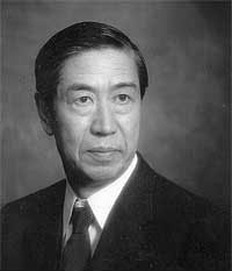
#> input picture content/courses/ml2021/Taguchi.jpg, 232 x 271 px
$ python 24_svd_images.py
#> lines starting #> are read from the running program, lines starting #| are printed output that depends on the picture
##########################
##                      ##
## Irving Gomez Mendez  ##
##   October 30, 2021   ##
##                      ##
##########################

import numpy as np
import pandas as pd
import matplotlib.pyplot as plt

img = plt.imread("Taguchi.jpg")
#> img is the input picture: shape (271, 232); min 3, max 255, mean 80.4

n, p = img.shape
#> n = 271; p = 232
u, d, v_T  = np.linalg.svd(img, full_matrices=False)
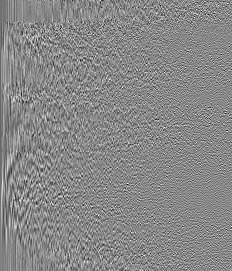
#> u: shape (271, 232) float64; min -0.313, max 0.273, mean -0.000283; drawn with min black and max white
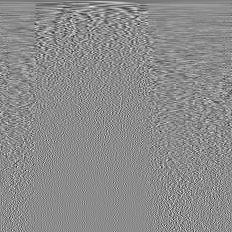
#> v_T: shape (232, 232) float64; min -0.421, max 0.345, mean -0.000383; drawn with min black and max white
#> d = 232 values, max 22833.5 at index 0, min 0.706 at index 231, mean 252.7

img = img/255

img_svd = np.zeros(n*p).reshape(n,p)
plt.figure(figsize=(15,18))
plt.subplots_adjust(wspace=0, hspace=0)
for i in range(16):
    if i == 0:
        plt.subplot(4, 4, i+1)
        plt.imshow(img, cmap='gray')
        plt.xticks([])
        plt.yticks([])
    else:
        img_svd += d[i-1] * u[:,i-1].reshape(n, 1) @ v_T[i-1,:].reshape(1, p)
        plt.subplot(4, 4, i+1)
        plt.imshow(img_svd, cmap='gray')
        plt.xticks([])
        plt.yticks([])

img_block = img[:270,:230]
blocks = img_block.reshape(10,27,10,23).swapaxes(1, 2)

plt.figure(figsize=(7.5,9))
plt.subplots_adjust(wspace=0, hspace=0)
for i in range(10):
    for j in range(10):
        plt.subplot(10, 10, 10*i+(j+1))
        plt.imshow(blocks[i][j], cmap='gray', vmin=0, vmax=1)
        plt.xticks([])
        plt.yticks([])

#plt.figure(figsize=(7.5,9))
#plt.imshow(blocks.swapaxes(1,2).reshape(270,230), cmap='gray')

blocks_flat = blocks.reshape(100,27*23)
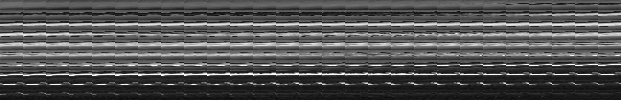
#> blocks_flat: shape (100, 621) float64; min 0.0118, max 1, mean 0.317
n, p = img_block.shape
#> n = 270; p = 230
n_block, p_block =  blocks_flat.shape
#> n_block = 100; p_block = 621
u, d, v_T  = np.linalg.svd(blocks_flat, full_matrices=False)
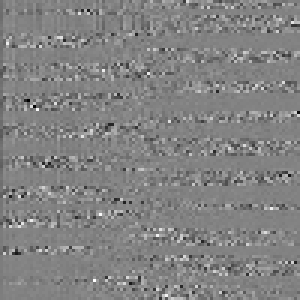
#> u: shape (100, 100) float64 (shown 3 times larger); min -0.646, max 0.614, mean -0.000464; drawn with min black and max white
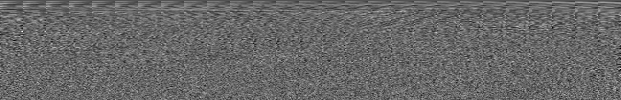
#> v_T: shape (100, 621) float64; min -0.201, max 0.289, mean -0.000393; drawn with min black and max white
#> d = 100 values, max 91 at index 0, min 0.0645 at index 99, mean 2.08

img_svd = np.zeros(n*p).reshape(n,p)
plt.figure(figsize=(15,18))
plt.subplots_adjust(wspace=0, hspace=0)
for i in range(16):
    if i == 0:
        plt.subplot(4, 4, i+1)
        plt.imshow(img, cmap='gray')
        plt.xticks([])
        plt.yticks([])
    else:
        blocks_flat_recons = d[i-1] * u[:,i-1].reshape(n_block, 1) @ v_T[i-1,:].reshape(1, p_block)
        img_svd += blocks_flat_recons.reshape(10,10,27,23).swapaxes(1,2).reshape(270,230)
        plt.subplot(4, 4, i+1)
        plt.imshow(img_svd, cmap='gray')
        plt.xticks([])
        plt.yticks([])
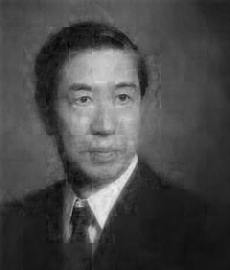
#> img_svd: shape (270, 230) float64; min -0.0134, max 1.14, mean 0.317; drawn with min black and max white


###
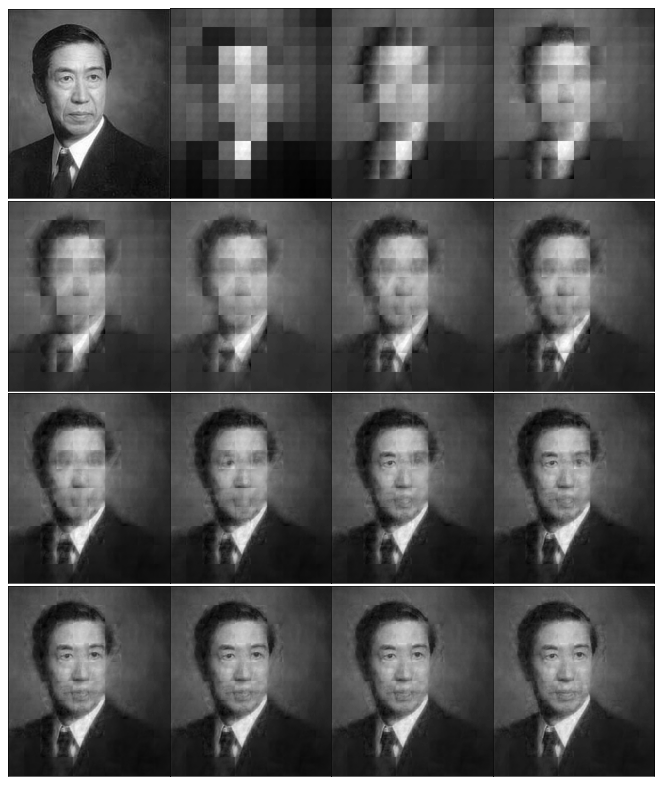
#> figure drawn by matplotlib, 16 panels
